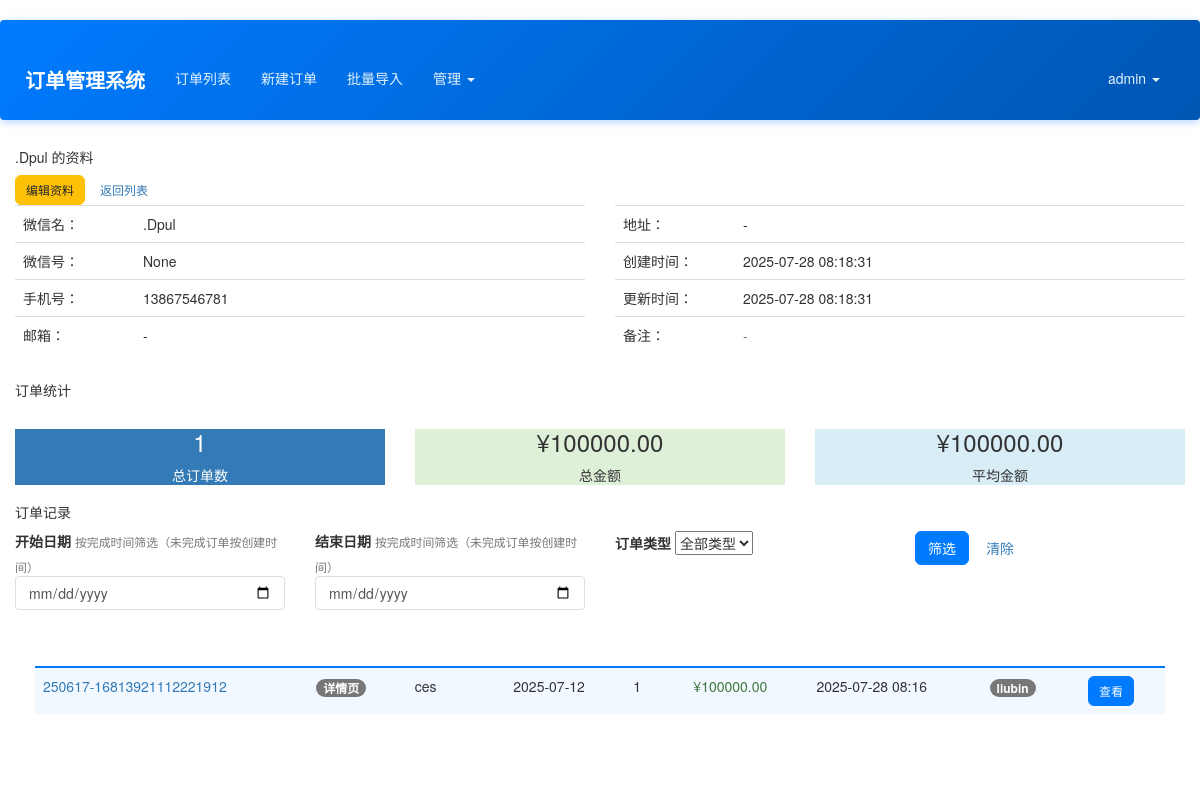
The app's page /admin/wechat-user/15 (signed in), older data.
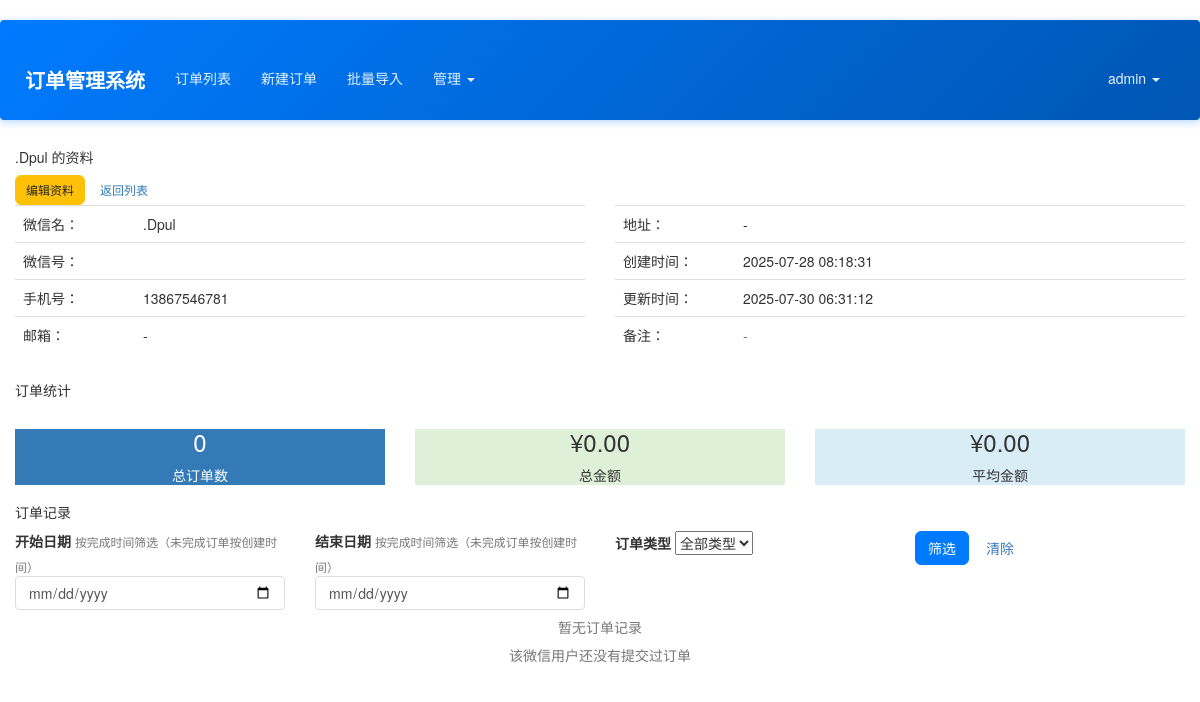
The same page, newer data.
### app/models.py (models this page shows, shortened)
class WechatUser(db.Model):
    __tablename__ = 'wechat_users'
    id = db.Column(db.Integer, primary_key=True)
    wechat_name = db.Column(db.String(64), nullable=False)
    wechat_id = db.Column(db.String(64), nullable=True, index=True)
    phone = db.Column(db.String(20), unique=True, nullable=True)
    email = db.Column(db.String(64))
    address = db.Column(db.String(256))
    avatar = db.Column(db.String(200))
    payment_qr_code = db.Column(db.String(200))
    notes = db.Column(db.Text())
    create_time = db.Column(db.DateTime, default=datetime.utcnow)
    update_time = db.Column(db.DateTime, default=datetime.utcnow, onupdate=datetime.utcnow)
    def get_orders(self, start_date=None, end_date=None, order_type_id=None):
        if self.phone:
            query = Order.query.filter_by(phone=self.phone)
        else:
            return []
        if order_type_id:
            query = query.filter_by(order_type_id=order_type_id)
        return query.order_by(Order.completion_time.desc().nullslast(), Order.create_time.desc()).all()
    def get_order_stats(self, start_date=None, end_date=None):
        from sqlalchemy import func
        if self.phone:
            query = Order.query.filter_by(phone=self.phone)
        else:
            return {
                'total_orders': 0,
                'total_amount': 0,
                'avg_amount': 0
            }
        total_orders = query.count()
        total_amount = query.filter(Order.amount.isnot(None)).with_entities(func.sum(Order.amount)).scalar() or 0
        avg_amount = query.filter(Order.amount.isnot(None)).with_entities(func.avg(Order.amount)).scalar() or 0
        return {
            'total_orders': total_orders,
            'total_amount': total_amount,
            'avg_amount': avg_amount
        }

class Order(db.Model):
    __tablename__ = 'orders'
    id = db.Column(db.Integer, primary_key=True)
    order_code = db.Column(db.String(64), unique=True, index=True)
    wechat_name = db.Column(db.String(64))
    wechat_id = db.Column(db.String(64))
    phone = db.Column(db.String(20), nullable=False)  # 手机号，必填
    order_info = db.Column(db.Text())
    completion_time = db.Column(db.DateTime)
    quantity = db.Column(db.Integer)
    amount = db.Column(db.Float)
    notes = db.Column(db.Text())  # 备注字段
    create_time = db.Column(db.DateTime, default=datetime.utcnow)
    user_id = db.Column(db.Integer, db.ForeignKey('users.id'))
    order_type_id = db.Column(db.Integer, db.ForeignKey('order_types.id'))
    status = db.Column(db.String(20), default='未完成')  # 订单状态：未完成、已结算、未结算
    images = db.relationship('OrderImage', backref='order', lazy='dynamic')
    custom_fields = db.Column(db.Text())

class OrderType(db.Model):
    __tablename__ = 'order_types'
    id = db.Column(db.Integer, primary_key=True)
    name = db.Column(db.String(64), unique=True, nullable=False)
    description = db.Column(db.String(256))
    is_active = db.Column(db.Boolean, default=True)
    create_time = db.Column(db.DateTime, default=datetime.utcnow)
    orders = db.relationship('Order', backref='order_type', lazy='dynamic')

class User(UserMixin, db.Model):
    __tablename__ = 'users'
    id = db.Column(db.Integer, primary_key=True)
    email = db.Column(db.String(64), unique=True, index=True)
    username = db.Column(db.String(64), unique=True, index=True)
    role_id = db.Column(db.Integer, db.ForeignKey('roles.id'))
    password_hash = db.Column(db.String(128))
    orders = db.relationship('Order', backref='creator', lazy='dynamic')
    @property
    def password(self):
        raise AttributeError('password is not a readable attribute')
    def can(self, perm):
        return self.role is not None and self.role.has_permission(perm)

### app/admin/views.py (the view)
@admin.route('/wechat-user/<int:id>')
@admin_required
def wechat_user_detail(id):
    wechat_user = WechatUser.query.get_or_404(id)
    start_date_str = request.args.get('start_date')
    end_date_str = request.args.get('end_date')
    order_type_id = request.args.get('order_type_id', type=int)
    start_date = None
    end_date = None
    if start_date_str:
        try:
            start_date = datetime.strptime(start_date_str, '%Y-%m-%d')
        except ValueError:
            pass
    if end_date_str:
        try:
            end_date = datetime.strptime(end_date_str + ' 23:59:59', '%Y-%m-%d %H:%M:%S')
        except ValueError:
            pass
    orders = wechat_user.get_orders(start_date, end_date, order_type_id)
    stats = wechat_user.get_order_stats(start_date, end_date)
    order_types = OrderType.query.filter_by(is_active=True).all()
    return render_template('admin/wechat_user_detail.html',
                         wechat_user=wechat_user,
                         orders=orders,
                         stats=stats,
                         order_types=order_types,
                         current_filters={
                             'start_date': start_date_str,
                             'end_date': end_date_str,
                             'order_type_id': order_type_id
                         })

### app/admin/views.py (called while the page is built)
@admin.before_request
@login_required
def before_request():
    if not current_user.can(Permission.MANAGE_FIELDS) and not current_user.can(Permission.ADMIN):
        abort(403)

### app/context_processors.py (called while the page is built)
def inject_permissions():
    return dict(Permission=Permission)

### app/models.py (called while the page is built)
@login_manager.user_loader
def load_user(user_id):
    return User.query.get(int(user_id))

    def has_permission(self, perm):
        return self.permissions & perm == perm

### app/templates/admin/wechat_user_detail.html (shortened to what the changed rows need)
{% extends "base.html" %}
{% block content %}
<div class="container-fluid">
    <div class="row">
        <div class="col-md-12">
            <div class="card mb-4">
                <div class="card-header d-flex justify-content-between align-items-center">
                    <h5 class="mb-0">
                         {{ wechat_user.wechat_name }} 的资料
                    </h5>
                    <div>
                        <a href="{{ url_for('admin.edit_wechat_user', id=wechat_user.id) }}"
                           class="btn btn-warning btn-sm">
                        </a>
                        <a href="{{ url_for('admin.wechat_user_list') }}" class="btn btn-secondary btn-sm">
                        </a>
                    </div>
                </div>
                <div class="card-body">
                    <div class="row">
                        <div class="col-md-6">
                            <table class="table table-borderless">
                                <tr>
                                    <td class="fw-bold" style="width: 120px;">微信名：</td>
                                    <td>{{ wechat_user.wechat_name }}</td>
                                </tr>
                                <tr>
                                    <td class="fw-bold">微信号：</td>
                                    <td>{{ wechat_user.wechat_id }}</td>
                                </tr>
                                <tr>
                                    <td class="fw-bold">手机号：</td>
                                    <td>{{ wechat_user.phone or '-' }}</td>
                                </tr>
                                <tr>
                                    <td class="fw-bold">邮箱：</td>
                                    <td>{{ wechat_user.email or '-' }}</td>
                                </tr>
                            </table>
                        </div>
                        <div class="col-md-6">
                            <table class="table table-borderless">
                                <tr>
                                    <td class="fw-bold" style="width: 120px;">地址：</td>
                                    <td>{{ wechat_user.address or '-' }}</td>
                                </tr>
                                <tr>
                                    <td class="fw-bold">创建时间：</td>
                                    <td>{{ wechat_user.create_time.strftime('%Y-%m-%d %H:%M:%S') }}</td>
                                </tr>
                                <tr>
                                    <td class="fw-bold">更新时间：</td>
                                    <td>{{ wechat_user.update_time.strftime('%Y-%m-%d %H:%M:%S') }}</td>
                                </tr>
                            </table>
                        </div>
                    </div>
                </div>
            </div>
            <div class="card mb-4">
                <div class="card-body">
                    <div class="row text-center">
                        <div class="col-md-4">
                            <div class="card bg-primary text-white">
                                <div class="card-body">
                                    <h3 class="mb-0">{{ stats.total_orders }}</h3>
                                    <p class="mb-0">总订单数</p>
                                </div>
                            </div>
                        </div>
                        <div class="col-md-4">
                            <div class="card bg-success text-white">
                                <div class="card-body">
                                    <h3 class="mb-0">¥{{ "%.2f"|format(stats.total_amount) }}</h3>
                                    <p class="mb-0">总金额</p>
                                </div>
                            </div>
                        </div>
                        <div class="col-md-4">
                            <div class="card bg-info text-white">
                                <div class="card-body">
                                    <h3 class="mb-0">¥{{ "%.2f"|format(stats.avg_amount) }}</h3>
                                    <p class="mb-0">平均金额</p>
                                </div>
                            </div>
                        </div>
                    </div>
                </div>
            </div>
            <div class="card">
                <div class="card-body">
                    {% if orders %}
                    <div class="table-responsive">
                        <table class="table table-striped table-hover">
                            <thead class="table-dark">
                                <tr>
                                    <th>订单编码</th>
                                    <th>订单类型</th>
                                    <th>订单信息</th>
                                    <th>完成时间</th>
                                    <th>数量</th>
                                    <th>金额</th>
                                    <th>创建时间</th>
                                    <th>提交用户</th>
                                    <th>操作</th>
                                </tr>
                            </thead>
                            <tbody>
                                {% for order in orders %}
                                <tr>
                                    <td>
                                        <a href="{{ url_for('main.view_order', id=order.id) }}"
                                           class="text-decoration-none">
                                            {{ order.order_code }}
                                        </a>
                                    </td>
                                    <td>
                                        {% if order.order_type %}
                                        <span class="badge bg-secondary">{{ order.order_type.name }}</span>
                                        {% else %}
                                        <span class="text-muted">未分类</span>
                                        {% endif %}
                                    </td>
                                    <td>
                                        <div style="max-width: 200px; overflow: hidden; text-overflow: ellipsis; white-space: nowrap;"
                                             title="{{ order.order_info }}">
                                            {{ order.order_info }}
                                        </div>
                                    </td>
                                    <td>
                                        {% if order.completion_time %}
                                        {{ order.completion_time.strftime('%Y-%m-%d') }}
                                        {% else %}
                                        <span class="text-muted">未设置</span>
                                        {% endif %}
                                    </td>
                                    <td>{{ order.quantity }}</td>
                                    <td>
                                        {% if order.amount %}
                                        <span class="text-success fw-bold">¥{{ "%.2f"|format(order.amount) }}</span>
                                        {% else %}
                                        <span class="text-muted">-</span>
                                        {% endif %}
                                    </td>
                                    <td>{{ order.create_time.strftime('%Y-%m-%d %H:%M') }}</td>
                                    <td>
                                        {% if order.creator %}
                                        <span class="badge bg-info">{{ order.creator.username }}</span>
                                        {% else %}
                                        <span class="text-muted">未知</span>
                                        {% endif %}
                                    </td>
                                    <td>
                                        <a href="{{ url_for('main.view_order', id=order.id) }}"
                                           class="btn btn-primary btn-sm text-white" title="查看详情">
                                             查看
                                        </a>
                                    </td>
                                </tr>
                                {% endfor %}
                            </tbody>
                        </table>
                    </div>
                    {% else %}
                    <div class="text-center py-5">
                        <h5 class="text-muted">暂无订单记录</h5>
                        <p class="text-muted">该微信用户还没有提交过订单</p>
                    </div>
                    {% endif %}
                </div>
            </div>
        </div>
    </div>
</div>
{% endblock %}

Row changes from the older to the newer data that the page shows:
removed Order: order_code "250617-16813921112221912", order_type.name "详情页", order_info "ces", completion_time "2025-07-12", quantity "1", amount "100000.00", create_time "2025-07-28 08:16", creator.username "liubin"
changed WechatUser ".Dpul": update_time "2025-07-28 08:18:31" → "2025-07-30 06:31:12"; wechat_id "None" → (not shown)
Text that changed along with them:
{{ stats.total_orders }}: "1" → "0"
{{ "%.2f"|format(stats.total_amount) }}: "100000.00" → "0.00"
{{ "%.2f"|format(stats.avg_amount) }}: "100000.00" → "0.00"
text now shown: "暂无订单记录 该微信用户还没有提交过订单"
